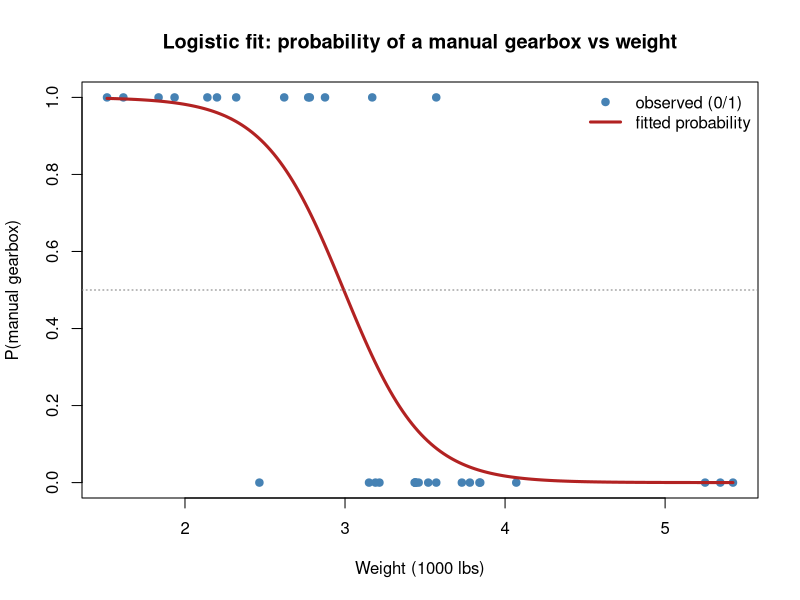

Reproduce this figure in R.
## ---- chunk 1
#| warning: false
#| message: false

model <- glm(am ~ wt, data = mtcars, family = binomial)
summary(model)
## ---- chunk 2
# Coefficients on the odds scale, with 95% confidence intervals
exp(cbind(OddsRatio = coef(model), confint(model)))
## ---- chunk 3
#| fig-align: center

# A smooth grid of weights, and the model's predicted P(manual)
wtGrid <- data.frame(wt = seq(min(mtcars$wt), max(mtcars$wt), length.out = 200))
wtGrid$pHat <- predict(model, newdata = wtGrid, type = "response")

plot(mtcars$wt, mtcars$am, pch = 19, col = "steelblue",
     xlab = "Weight (1000 lbs)", ylab = "P(manual gearbox)",
     main = "Logistic fit: probability of a manual gearbox vs weight")
lines(wtGrid$wt, wtGrid$pHat, lwd = 3, col = "firebrick")
abline(h = 0.5, col = "grey50", lty = 3)
legend("topright", bty = "n", lwd = c(NA, 3), pch = c(19, NA),
       col = c("steelblue", "firebrick"),
       legend = c("observed (0/1)", "fitted probability"))
## ---- chunk 4
model2 <- glm(am ~ wt + hp, data = mtcars, family = binomial)
round(exp(coef(model2)), 4)      # odds ratios for each predictor
## ---- chunk 5
pHat      <- predict(model2, type = "response")
predicted <- ifelse(pHat > 0.5, 1, 0)

table(predicted = predicted, actual = mtcars$am)
